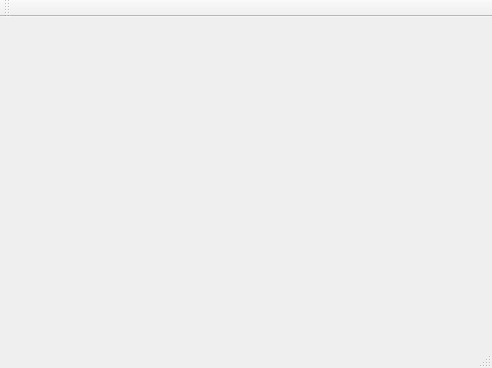
<?xml version="1.0" encoding="UTF-8"?>
<ui version="4.0">
 <class>MainWindow</class>
 <widget class="QMainWindow" name="MainWindow">
  <property name="geometry">
   <rect>
    <x>0</x>
    <y>0</y>
    <width>492</width>
    <height>368</height>
   </rect>
  </property>
  <property name="windowTitle">
   <string>MainWindow</string>
  </property>
  <widget class="QWidget" name="centralWidget"/>
  <widget class="QMenuBar" name="menuBar">
   <property name="geometry">
    <rect>
     <x>0</x>
     <y>0</y>
     <width>492</width>
     <height>22</height>
    </rect>
   </property>
  </widget>
  <widget class="QToolBar" name="mainToolBar">
   <attribute name="toolBarArea">
    <enum>TopToolBarArea</enum>
   </attribute>
   <attribute name="toolBarBreak">
    <bool>false</bool>
   </attribute>
  </widget>
  <widget class="QStatusBar" name="statusBar"/>
 </widget>
 <layoutdefault spacing="6" margin="11"/>
 <resources/>
 <connections/>
</ui>
